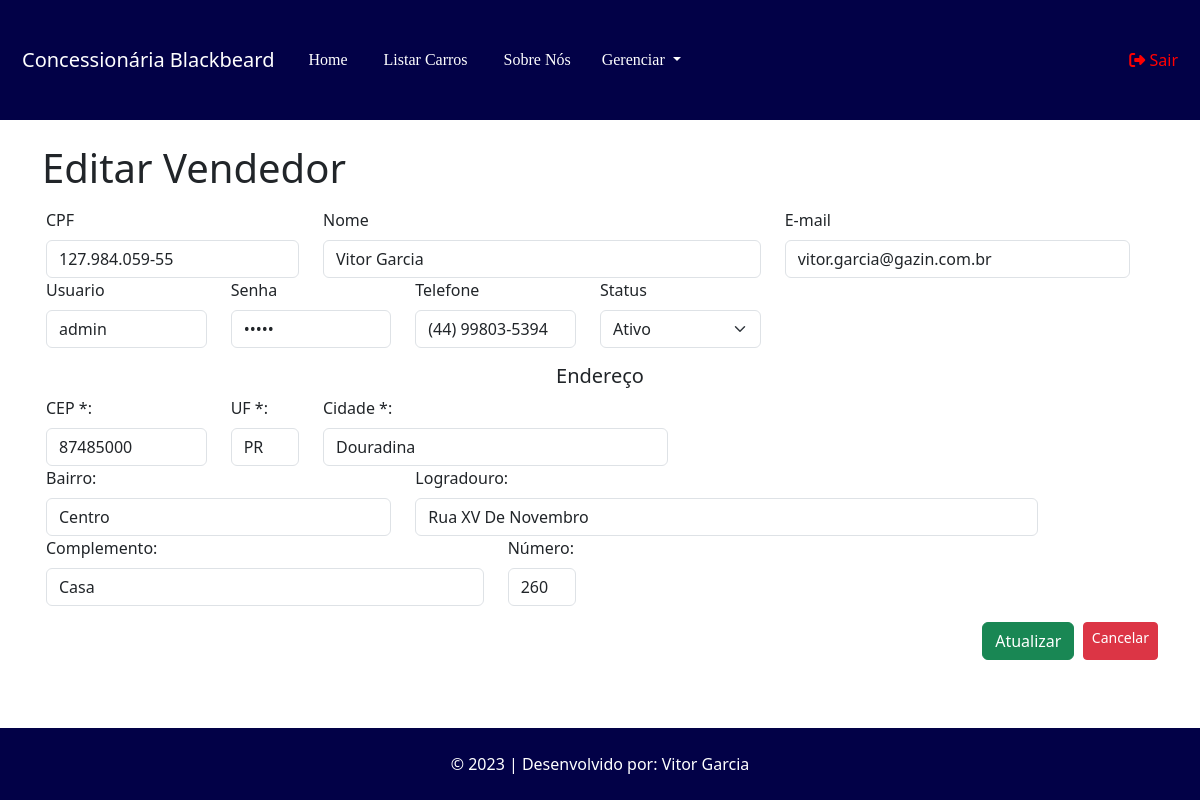
/vendedor/edicao/1 (signed in), run on the app's committed database.
### tables this page shows
CREATE TABLE `vendedor` (
  `id` int(11) NOT NULL,
  `nome` varchar(100) NOT NULL,
  `telefone` varchar(20) NOT NULL,
  `email` varchar(100) NOT NULL,
  `cpf` char(15) NOT NULL,
  `status` varchar(12) NOT NULL,
  `cep` varchar(10) DEFAULT NULL,
  `uf` varchar(2) DEFAULT NULL,
  `cidade` varchar(255) DEFAULT NULL,
  `bairro` varchar(255) DEFAULT NULL,
  `logradouro` varchar(255) DEFAULT NULL,
  `complemento` varchar(255) DEFAULT NULL,
  `numero` varchar(10) DEFAULT NULL,
  `usuario` varchar(50) NOT NULL,
  `senha` varchar(255) NOT NULL
);

### App/Controllers/Controller.php (called while the page is built, shortened)
<?php
abstract class Controller
{
    private $viewVar;
    public function render($view)
    {
        $viewVar = $this->getViewVar();
        require_once PATH . '/App/Views/layouts/cabecalho.php';
        require_once PATH . '/App/Views/layouts/menu.php';
        require_once PATH . '/App/Views/' . $view . '.php';
        require_once PATH . '/App/Views/layouts/rodape.php';
    }
    public function getViewVar()
    {
        return $this->viewVar;
    }
    public function setViewParam($varName, $varValue)
    {
        if ($varName != "" && $varValue != "") {
            $this->viewVar[$varName] = $varValue;
        }
    }
}

### App/Controllers/VendedorController.php (called while the page is built, shortened)
<?php
class VendedorController extends Controller
{
    public function edicao($params){
        $idVendedor = $params[0];
        $vendedorDAO = new VendedorDAO();
        $vendedor = $vendedorDAO->listar($idVendedor);
        $this->render('/vendedor/editar');
    }
}

### index.php (called while the page is built, shortened)
<?php
try {
    $app = new App();
    $app->run();
}catch (\Exception $e){
    $oError = new Erro($e);
    $oError->render();
}

### App/Lib/Conexao.php (called while the page is built, shortened)
<?php
class Conexao
{
    private static $connection;
    public static function getConnection()
    {
        $pdoConfig = DB_DRIVER . ":" . "host=" . DB_HOST . ";";
        $pdoConfig .= "dbname=" . DB_NAME . ";";
        try {
            if (!isset(self::$connection)) {
                self::$connection = new PDO($pdoConfig, DB_USER, DB_PASSWORD);
                self::$connection->setAttribute(PDO::ATTR_ERRMODE, PDO::ERRMODE_EXCEPTION);
            }
            return self::$connection;
        } catch (PDOException $e) {
            throw new Exception("Erro de conexão com o banco de dados", 500);
        }
    }
}

### App/Models/DAO/BaseDAO.php (called while the page is built, shortened)
<?php
abstract class BaseDAO
{
    private $conexao;
    public function __construct()
    {
        $this->conexao = Conexao::getConnection();
    }
    public function select($sql)
    {
        if (!empty($sql)) {
            return $this->conexao->query($sql);
        }
    }
}

### App/Models/DAO/VendedorDAO.php (called while the page is built, shortened)
<?php
class VendedorDAO extends BaseDAO{
    public function listar($id = null){
        if($id){
            $resultado = $this->select(
                "SELECT * FROM vendedor WHERE id = $id"
            );
            return $resultado->fetchObject(Vendedor::class);
        } else {
            $resultado = $this->select(
                'SELECT * FROM vendedor'
            );
            return $resultado->fetchAll(\PDO::FETCH_CLASS, Vendedor::class);
        }
        return false;
    }
}
?>

### App/Models/Entidades/Vendedor.php (called while the page is built, shortened)
<?php
class Vendedor{
     private $id;
     private $nome;
     private $usuario;
     private $senha;
     private $telefone;
     private $email;
     private $cpf;
     private $status;
     private $cep;
     private $uf;
     private $cidade;
     private $bairro;
     private $logradouro;
     private $complemento;
     private $numero;
     public function getId(){
        return $this->id;
   }
   function getNome(){
        return $this->nome;
   }
   function getUsuario(){
    return $this->usuario;
    }
    function getSenha(){
        return $this->senha;
    }
   public function getTelefone(){
        return $this->telefone;
   }
   public function getEmail(){
        return $this->email;
   }
   public function getCpf(){
         return $this->cpf;
   }
   public function getStatus(){
        return $this->status;
   }
   public function getCep(){
     return $this->cep;
   }
   public function getUf(){
       return $this->uf;
   }
   public function getCidade(){
       return $this->cidade;
   }
   public function getBairro(){
       return $this->bairro;
   }
   public function getLogradouro(){
       return $this->logradouro;
   }
   public function getComplemento(){
       return $this->complemento;
   }
   public function getNumero(){
       return $this->numero;
   }
}
?>

### App/Views/vendedor/editar.php (the view, shortened to what this page needs)
<?php
$vendedor = $viewVar['vendedor'];
$vendedorDAO = new VendedorDAO();
$vendedor = $vendedorDAO->listar($vendedor->getId());
if (isset($_SESSION['login'])) {
?>
<div class="container">
  <br>
    <h1>Editar Vendedor</h1>
  <br>
  <form action="http://<?php echo APP_HOST; ?>/vendedor/atualizar" method="post" class="row g-3">
    <div class="row">
        <div class="col-md-3">
                <label for="inputCpf" class="form-label">CPF</label>
                <input type="text" name="cpf" id="cpf" class="form-control" value="<?php echo $vendedor->getCPF();?>" onkeyup="cpfCheck(this)" maxlength="14" onkeydown="javascript: fMasc( this, mCPF );" required><span id="cpfResponse"></span>
        </div>
      <div class="col-md-5">
      <label for="inputNome" class="form-label">Nome</label>
        <input type="text" class="form-control" id="inputNome" name="nome" value="<?php echo $vendedor->getNome();?>" required>
      </div>
      <div class="col-md-4">
      <label for="inputEmail" class="form-label">E-mail</label>
        <input type="email" class="form-control" id="inputEmail" name="email" value="<?php echo $vendedor->getEmail();?>" required>
      </div>
    </div>
    <div class="row">
      <div class="col-md-2">
          <label for="inputUsuario" class="form-label">Usuario</label>
          <input type="text" class="form-control" id="inputUsuario" name="usuario" value="<?php echo $vendedor->getUsuario();?>" required>
        </div>
        <div class="col-md-2">
          <label for="inputSenha" class="form-label">Senha</label>
          <input type="password" class="form-control" id="inputSenha" name="senha" value="<?php echo $vendedor->getSenha();?>" required>
        </div>
        <div class="col-md-2">
          <label for="inputTelefone" class="form-label">Telefone</label>
          <input type="tel" class="form-control" id="inputTelefone" name="telefone" value="<?php echo $vendedor->getTelefone();?>" required>
        </div>
        <div class="col-md-2">
          <label for="selectStatus" class="form-label">Status</label>
            <select class="form-select" aria-label="Status" id="selectStatus" name="status">
              <option <?php echo ($vendedor->getStatus() == "Ativo" ) ? "selected" : null ; ?> value="Ativo">Ativo</option>
            </select>
        </div>
      </div>
    <h5 class="text-center">Endereço</h5>
            <div class="row">
                <div class="col-md-2">
                    <label for="cep" class="form-label">CEP *: </label>
                    <input type="text" class="form-control" name="cep" id="cep" maxlength="8" placeholder="Somente Números" onblur="pesquisacep(this.value);" value="<?php echo $vendedor->getCEP();?>" required>
                </div>
                <div class="form-group col-md-1">
                <label for="uf" class="form-label">UF *: </label>
                    <input type="text" class="form-control disabled" name="uf" value="<?php echo $vendedor->getUF();?>" id="uf" size="2" maxlength="2" readonly>
                </div>
                <div class="form-group col-md-4">
                <label for="cidade" class="form-label">Cidade *: </label>
                    <input type="text" class="form-control" name="cidade" id="cidade" value="<?php echo $vendedor->getCidade();?>" readonly>
                </div>
            </div>
            <div class="row">
                <div class="form-group col-md-4">
                    <label for="bairro"class="form-label">Bairro: </label>
                    <input type="text" class="form-control" name="bairro" id="bairro" value="<?php echo $vendedor->getBairro();?>">
                </div>
                <div class="form-group col-md-7">
                    <label for="logradouro"class="form-label">Logradouro: </label>
                    <input type="text" class="form-control" name="logradouro" id="logradouro" value="<?php echo $vendedor->getLogradouro();?>">
                </div>
            </div>
            <div class="row">
                <div class="form-group col-md-5">
                    <label for="complemento"class="form-label">Complemento: </label>
                    <input type="text" class="form-control" name="complemento" id="complemento" value="<?php echo $vendedor->getComplemento();?>" >
                </div>
                <div class="form-group col-md-1">
                    <label for="numero"class="form-label">Número: </label>
                    <input type="text" class="form-control" name="numero" id="numero" value="<?php echo $vendedor->getNumero();?>">
                </div>
            </div>
    <div class="col-md-12 d-flex justify-content-end">
      <button type="submit" class="btn btn-success">Atualizar</button>&nbsp&nbsp
      <a href="http://<?php echo APP_HOST; ?>/vendedor/pesquisar" class="btn btn-danger btn-sm">Cancelar</a>
   </div>
  </form>
  <br>
</div>
<?php
    }
?>

### data on the page
vendedor: cpf "127.984.059-55", nome "Vitor Garcia", email "vitor.garcia@gazin.com.br", usuario "admin", telefone "(44) 99803-5394", status "Ativo", cep "87485000", uf "PR", cidade "Douradina", bairro "Centro", logradouro "Rua XV De Novembro", complemento "Casa", numero "260"
